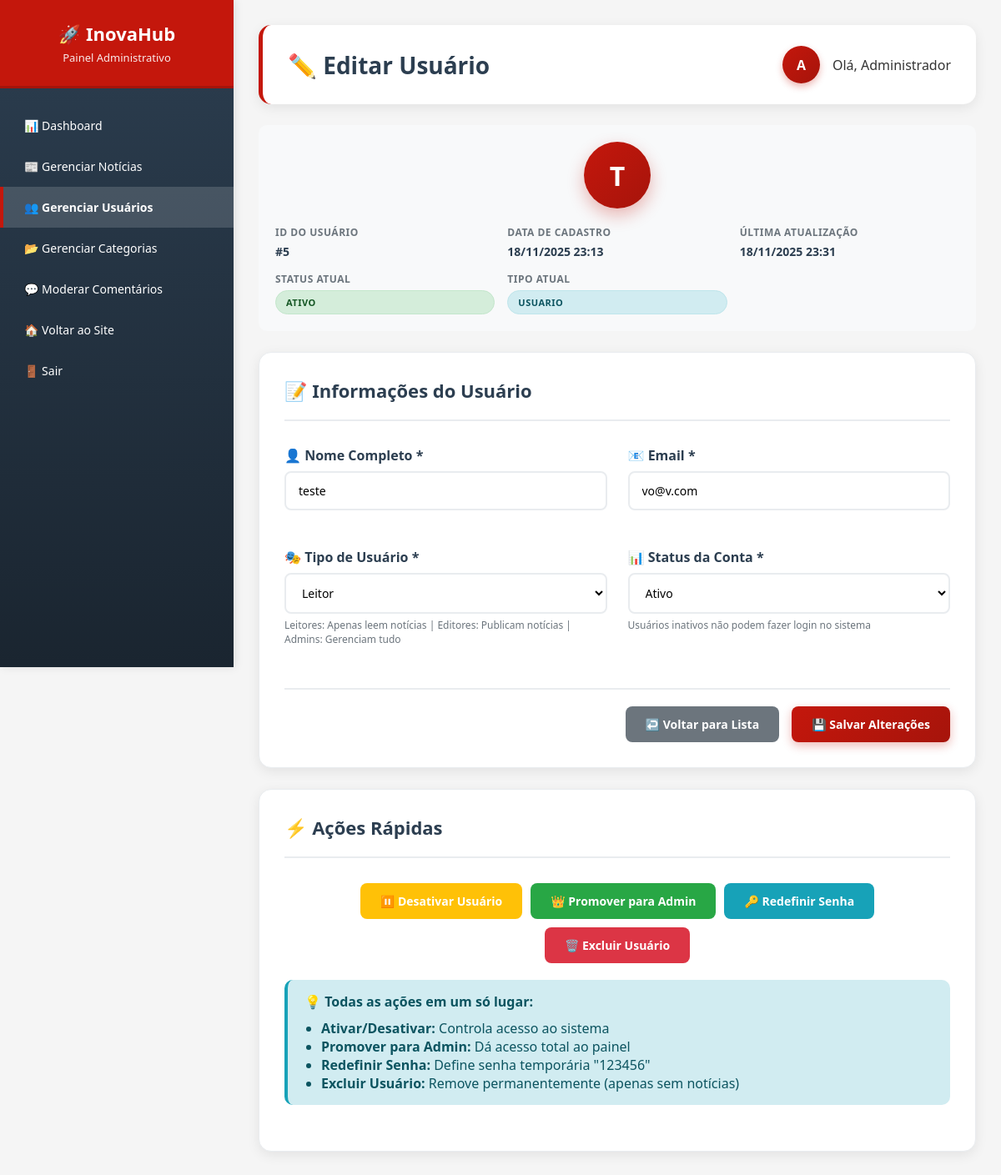
Page /admin/editar_usuario.php?id=5 (signed in) on the committed database.
### tables this page shows
CREATE TABLE `usuarios` (
  `id` int(11) NOT NULL,
  `nome` varchar(100) NOT NULL,
  `email` varchar(150) NOT NULL,
  `senha` varchar(255) NOT NULL,
  `avatar` varchar(255) DEFAULT 'avatar.jpg',
  `tipo` enum('admin','editor','usuario') DEFAULT 'usuario',
  `status` enum('ativo','inativo') DEFAULT 'ativo',
  `criado_em` timestamp NOT NULL DEFAULT current_timestamp(),
  `atualizado_em` timestamp NOT NULL DEFAULT current_timestamp() ON UPDATE current_timestamp()
);

### includes/funcoes.php (called while the page is built, shortened)
<?php
function usuarioLogado($pdo)
{
    if (isset($_SESSION['usuario_id'])) {
        $stmt = $pdo->prepare("SELECT * FROM usuarios WHERE id = ?");
        $stmt->execute([$_SESSION['usuario_id']]);
        return $stmt->fetch(PDO::FETCH_ASSOC);
    }
    return false;
}

### admin/editar_usuario.php (the view, shortened to what this page needs)
<?php
require '../includes/conexao.php';
require '../includes/funcoes.php';
$usuario = usuarioLogado($pdo);
$user_id = intval($_GET['id']);
$stmt = $pdo->prepare("SELECT * FROM usuarios WHERE id = ?");
$stmt->execute([$user_id]);
$user_edit = $stmt->fetch();
?>
<!DOCTYPE html>
<html lang="pt-br">
<head>
</head>
<body>
    <div class="admin-container">
        <aside class="sidebar">
            <div class="sidebar-header">
                <h1>🚀 InovaHub</h1>
                <p>Painel Administrativo</p>
            </div>
            <nav class="nav-links">
                <a href="index.php">📊 Dashboard</a>
                <a href="noticias.php">📰 Gerenciar Notícias</a>
                <a href="usuarios.php" class="active">👥 Gerenciar Usuários</a>
                <a href="categorias.php">📂 Gerenciar Categorias</a>
                <a href="comentarios.php">💬 Moderar Comentários</a>
                <a href="../index.php">🏠 Voltar ao Site</a>
                <a href="../auth/logout.php">🚪 Sair</a>
            </nav>
        </aside>
        <main class="main-content">
            <div class="header">
                <h1>✏️ Editar Usuário</h1>
                <div class="user-info">
                    <div class="user-avatar">
                        <?= strtoupper(substr($usuario['nome'], 0, 1)) ?>
                    </div>
                    <span>Olá, <?= $usuario['nome'] ?></span>
                </div>
            </div>
            <div class="user-info-card">
                <div class="user-avatar-large">
                    <?= strtoupper(substr($user_edit['nome'], 0, 1)) ?>
                </div>
                <div class="user-info-grid">
                    <div class="info-item">
                        <span class="info-label">ID do Usuário</span>
                        <span class="info-value">#<?= $user_edit['id'] ?></span>
                    </div>
                    <div class="info-item">
                        <span class="info-label">Data de Cadastro</span>
                        <span class="info-value"><?= date('d/m/Y H:i', strtotime($user_edit['criado_em'])) ?></span>
                    </div>
                    <div class="info-item">
                        <span class="info-label">Última Atualização</span>
                        <span class="info-value">
                            <?= $user_edit['atualizado_em'] ? date('d/m/Y H:i', strtotime($user_edit['atualizado_em'])) : 'Nunca' ?>
                        </span>
                    </div>
                    <div class="info-item">
                        <span class="info-label">Status Atual</span>
                        <span class="badge badge-<?= $user_edit['status'] ?>">
                            <?= ucfirst($user_edit['status']) ?>
                        </span>
                    </div>
                    <div class="info-item">
                        <span class="info-label">Tipo Atual</span>
                        <span class="badge badge-<?= $user_edit['tipo'] ?>">
                            <?= ucfirst($user_edit['tipo']) ?>
                        </span>
                    </div>
                </div>
            </div>
            <div class="form-section">
                <div class="form-header">
                    <h2>📝 Informações do Usuário</h2>
                </div>
                <form method="post">
                    <div class="form-grid">
                        <div class="form-group">
                            <label for="nome">👤 Nome Completo *</label>
                            <input type="text"
                                id="nome"
                                name="nome"
                                class="form-control"
                                value="<?= htmlspecialchars($user_edit['nome']) ?>"
                                required
                                placeholder="Digite o nome completo">
                        </div>
                        <div class="form-group">
                            <label for="email">📧 Email *</label>
                            <input type="email"
                                id="email"
                                name="email"
                                class="form-control"
                                value="<?= htmlspecialchars($user_edit['email']) ?>"
                                required
                                placeholder="exemplo@email.com">
                        </div>
                        <div class="form-group">
                            <label for="tipo">🎭 Tipo de Usuário *</label>
                            <select id="tipo" name="tipo" class="form-control" required>
                                <option value="usuario" <?= $user_edit['tipo'] == 'usuario' ? 'selected' : '' ?>>Leitor</option>
                            </select>
                            <div class="form-text">
                                Leitores: Apenas leem notícias | Editores: Publicam notícias | Admins: Gerenciam tudo
                            </div>
                        </div>
                        <div class="form-group">
                            <label for="status">📊 Status da Conta *</label>
                            <select id="status" name="status" class="form-control" required>
                                <option value="ativo" <?= $user_edit['status'] == 'ativo' ? 'selected' : '' ?>>Ativo</option>
                            </select>
                            <div class="form-text">
                                Usuários inativos não podem fazer login no sistema
                            </div>
                        </div>
                    </div>
                    <div class="form-actions">
                        <a href="usuarios.php" class="btn btn-secondary">
                            ↩️ Voltar para Lista
                        </a>
                        <button type="submit" name="salvar_edicao" class="btn btn-primary">
                            💾 Salvar Alterações
                        </button>
                    </div>
                </form>
            </div>
            <?php if ($user_edit['id'] != $usuario['id']): ?>
                <div class="form-section">
                    <div class="form-header">
                        <h2>⚡ Ações Rápidas</h2>
                    </div>
                    <div class="action-buttons">
                        <form method="post" style="display: inline;">
                            <button type="submit" name="alternar_status" class="btn <?= $user_edit['status'] == 'ativo' ? 'btn-warning' : 'btn-success' ?>"
                                onclick="return confirm('<?= $user_edit['status'] == 'ativo' ? 'Desativar' : 'Ativar' ?> o usuário <?= htmlspecialchars($user_edit['nome']) ?>?')">
                                <?= $user_edit['status'] == 'ativo' ? '⏸️ Desativar' : '✅ Ativar' ?> Usuário
                            </button>
                        </form>
                        <?php if ($user_edit['tipo'] != 'admin'): ?>
                            <form method="post" style="display: inline;">
                                <button type="submit" name="promover_admin" class="btn btn-success"
                                    onclick="return confirm('Promover <?= htmlspecialchars($user_edit['nome']) ?> para administrador?')">
                                    👑 Promover para Admin
                                </button>
                            </form>
                        <?php endif; ?>
                        <form method="post" style="display: inline;">
                            <button type="submit" name="redefinir_senha" class="btn btn-info"
                                onclick="return confirm('Redefinir senha de <?= htmlspecialchars($user_edit['nome']) ?>? A nova senha será: 123456')">
                                🔑 Redefinir Senha
                            </button>
                        </form>
                        <form method="post" style="display: inline;">
                            <button type="submit" name="excluir_usuario" class="btn btn-danger"
                                onclick="return confirm('ATENÇÃO: Esta ação é irreversível! Tem certeza que deseja excluir permanentemente <?= htmlspecialchars($user_edit['nome']) ?>?')">
                                🗑️ Excluir Usuário
                            </button>
                        </form>
                    </div>
                    <div class="alert alert-info" style="margin-top: 20px;">
                        <strong>💡 Todas as ações em um só lugar:</strong>
                        <ul style="margin: 10px 0 0 20px;">
                            <li><strong>Ativar/Desativar:</strong> Controla acesso ao sistema</li>
                            <li><strong>Promover para Admin:</strong> Dá acesso total ao painel</li>
                            <li><strong>Redefinir Senha:</strong> Define senha temporária "123456"</li>
                            <li><strong>Excluir Usuário:</strong> Remove permanentemente (apenas sem notícias)</li>
                        </ul>
                    </div>
                </div>
            <?php endif; ?>
        </main>
    </div>
</body>
</html>

### rows in the picture
usuarios: nome "A", nome "Administrador"
usuarios: nome "T", id "5", criado_em "18/11/2025 23:13", atualizado_em "18/11/2025 23:31", status "ATIVO", tipo "USUARIO", nome "teste", email "vo@v.com", tipo "Leitor", status "Ativo"
